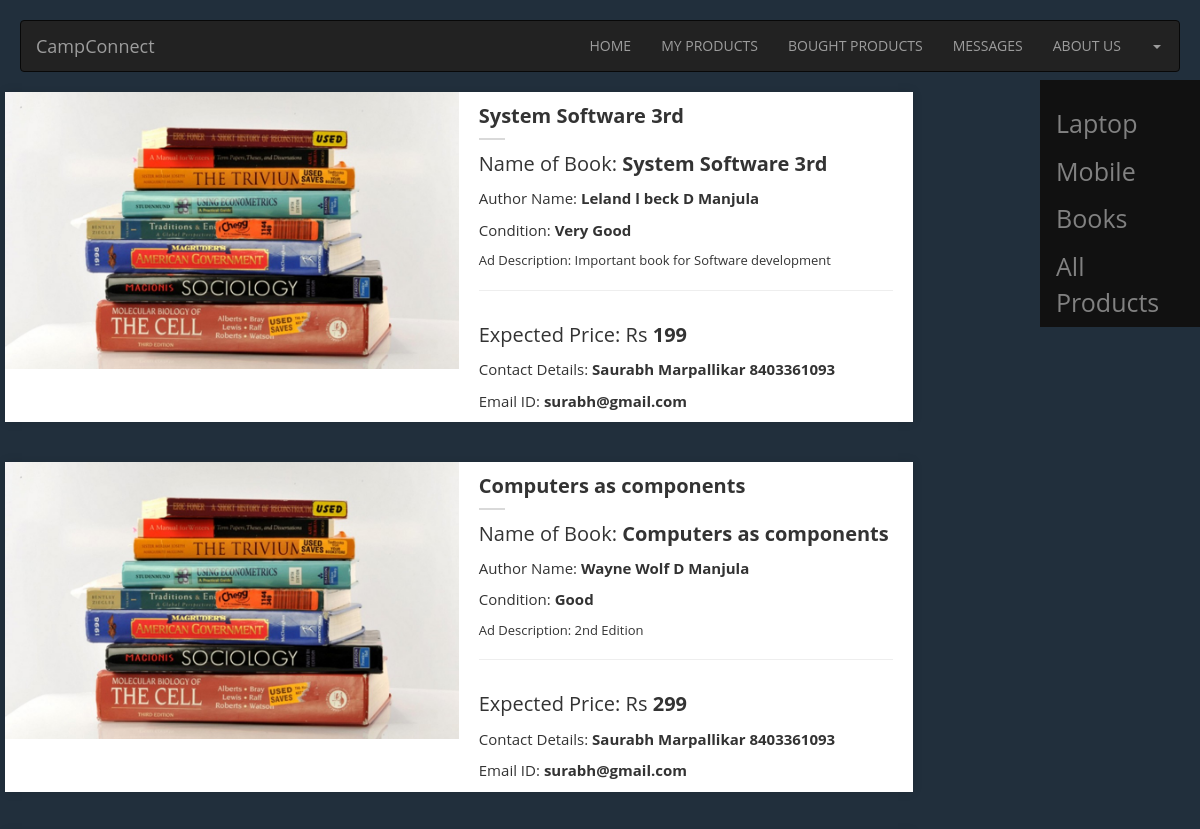
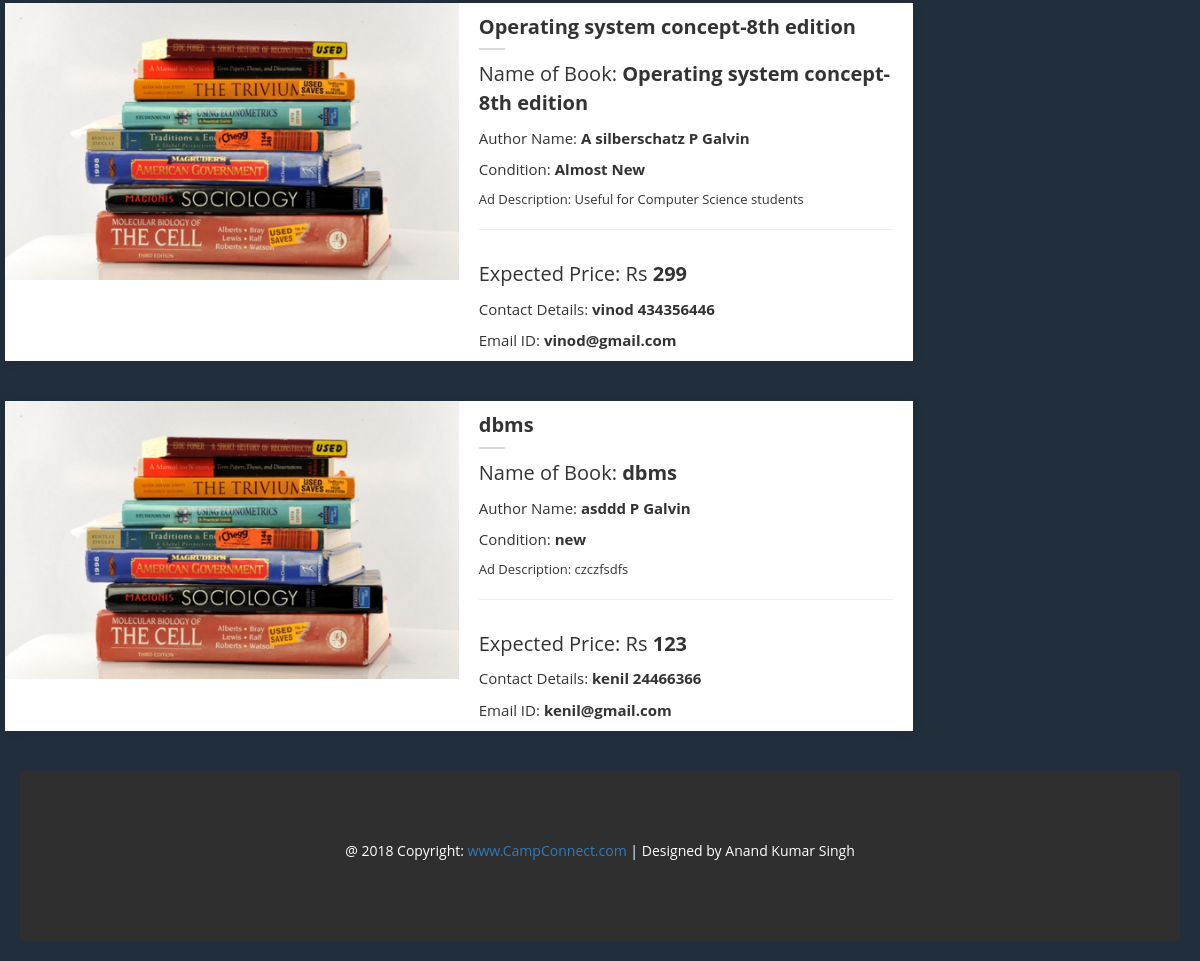
The app's page /book_purchase.php with its own data (2 pictures, top to bottom).
### tables this page shows
CREATE TABLE `advertisement` (
  `advt_id` int(100) NOT NULL,
  `item_name` varchar(255) DEFAULT NULL,
  `item_type` varchar(255) DEFAULT NULL,
  `date_of_init` varchar(255) DEFAULT NULL,
  `date_of_exp` varchar(255) DEFAULT NULL,
  `owner_id` varchar(255) DEFAULT NULL,
  `buyer_id` varchar(255) DEFAULT NULL
);

CREATE TABLE `book` (
  `product_id` int(100) NOT NULL,
  `name_of_book` varchar(255) DEFAULT NULL,
  `condition_book` varchar(255) DEFAULT NULL,
  `ad_description` varchar(255) DEFAULT NULL,
  `expected_price` varchar(255) DEFAULT NULL,
  `image_path` varchar(255) DEFAULT NULL
);

CREATE TABLE `author` (
  `product_id` int(100) DEFAULT NULL,
  `author_name` varchar(255) DEFAULT NULL
);

CREATE TABLE `users` (
  `Nitc_email_id` varchar(255) NOT NULL,
  `User_name` varchar(255) DEFAULT NULL,
  `Mobile_no` varchar(255) DEFAULT NULL,
  `User_type` varchar(255) DEFAULT NULL,
  `User_password` varchar(255) DEFAULT NULL
);

### book_purchase.php (the view, shortened to what this page needs)
<?php
   require('inc/config.php');
?>
<!DOCTYPE html>
<html>
<head>
	<link rel="stylesheet" href="https://maxcdn.bootstrapcdn.com/bootstrap/3.3.7/css/bootstrap.min.css">
  <link rel="stylesheet" type="text/css" href="css/footer.css">
	<link rel="stylesheet" type="text/css" href="css/advertise.css">
	<link rel="stylesheet" type="text/css" href="css/purchase.css">
</head>
<body style="background-color: #212F3C;">
	<nav class="navbar navbar-inverse">
  <div class="container">
    <div class="navbar-header">
      <a class="navbar-brand" href="home.php">CampConnect</a>
    </div>
    <div class="collapse navbar-collapse" id="myNavbar">
      <ul class="nav navbar-nav navbar-right">
        <li><a href="home.php">HOME</a></li>
        <li><a href="my_products.php">MY PRODUCTS</a></li>
        <li><a href="bought_products.php">BOUGHT PRODUCTS</a></li>
        <li><a href="message.php">MESSAGES</a></li>
        <li><a href="about_us.php">ABOUT US</a></li>
        <li class="dropdown"><a href="book_purchase.php" class="dropdown-toggle" data-toggle="dropdown"><?php echo $_SESSION['email']; ?><span class="caret"></span></a>
        </li>
      </ul>
    </div>
  </div>
</nav>
<div class="sidenav">
  <a href="laptop_purchase.php">Laptop</a>
  <a href="mobile_purchase.php">Mobile</a>
  <a href="book_purchase.php">Books</a>
  <a href="purchase.php">All Products</a>
</div>
<?php
$query1 =  "SELECT * FROM advertisement ";
$result = mysqli_query($db,$query1);
while ($row = mysqli_fetch_assoc($result)) {
    $id = $row["advt_id"];
    $email_id = $row["owner_id"];
    if($row["item_type"]==="Book"){
        $query2 = "SELECT * FROM Book WHERE product_id = '$id'";
    	$result2 = mysqli_query($db,$query2);
    	$row2 = mysqli_fetch_assoc($result2);
    	$query3 = "SELECT * FROM Users WHERE Nitc_email_id = '$email_id'";
    	$result3 = mysqli_query($db,$query3);
    	$row3 = mysqli_fetch_assoc($result3);
        $i=0;
        $query4 = "SELECT * FROM Author WHERE product_id = '$id'";
        $result4 = mysqli_query($db,$query4);
        while($row4 = mysqli_fetch_assoc($result4)){
             if($i==0){
                  $author1 = $row4["author_name"];
                  $i++;
             }
             else if($i==1){
             	  $author2 = $row4["author_name"];
             	  $i++;
             }
             else if($i==2){
             	  $i++;
             }
        }
    	?>
    <div class="container">
            <div class="row row-margin-bottom">
            <div class="col-md-9 no-padding lib-item" data-category="view">
                <div class="lib-panel">
                    <div class="row box-shadow">
                        <div class="col-md-6">
                            <img class="lib-img-show" src="images/book.jpg">
                        </div>
                        <div class="col-md-6">
                            <div class="lib-row lib-header">
                                <b><?php echo $row["item_name"]; ?></b>
                                <div class="lib-header-seperator"></div>
                            </div>
                            <div class="lib-row lib-header">
                            	<p>Name of Book: <b><?php echo $row2["name_of_book"]; ?></b></p>
                            </div>
                            <div class="lib-row lib-data">
                            	<p>Author Name: <b><?php echo $author1." ".$author2; ?></b></p>
                            </div>
                            <div class="lib-row lib-data">
                            	<p>Condition: <b><?php echo $row2["condition_book"]; ?></b></p>
                            </div>
                            <div class="lib-row lib-desc">
                                <p> Ad Description: <?php echo $row2["ad_description"]; ?> </p>
                                <hr>
                            </div>
                            <div class="lib-row lib-price">
                            	<p>Expected Price: Rs <b><?php echo $row2["expected_price"]; ?></b></p>
                            </div>
                            <div class="lib-row lib-data">
                            	<p>Contact Details: <b><?php echo $row3["User_name"]." ".$row3["Mobile_no"]; ?></b></p>
                            </div>
                            <div class="lib-row lib-data">
                            	<p>Email ID: <b><?php echo $row["owner_id"];?></b></p>
                            </div>
                        </div>
                    </div>
                </div>
            </div>
            <div class="col-md-1"></div>
        </div>
</div>
 <?php
    }
}
  ?>
<footer class="container-fluid bg-4 text-center">
  <p>@ 2018 Copyright: <a href="home.php">www.CampConnect.com </a>| Designed by Anand Kumar Singh</p>
</footer>

### footer.css (style rules this page uses)
.bg-4 { background-color: #2f2f2f; color: #fff; }
.container-fluid { padding-top: 70px; padding-bottom: 70px; }

### purchase.css (style rules this page uses)
.sidenav { height: auto; width: 160px; position: fixed; z-index: 1; top: 0; right: 0; background-color: #111; overflow-x: hidden; padding-top: 20px; margin-top: 80px; }
.sidenav a { padding: 6px 8px 6px 16px; text-decoration: none; font-size: 25px; color: #818181; display: block; }
body { padding: 20px; font-family: 'Open Sans', sans-serif; background-color: #f7f7f7; }
.lib-panel { margin-bottom: 20px; }
.lib-panel img { width: 100%; background-color: transparent; }
.lib-panel .row, .lib-panel .col-md-6 { padding: 0; background-color: #FFFFFF; }
.lib-panel .lib-row { padding: 0 20px 0 20px; }
.lib-panel .lib-row.lib-header { background-color: #FFFFFF; font-size: 20px; padding: 10px 20px 0 20px; }
.lib-panel .lib-row.lib-price { background-color: #FFFFFF; font-size: 20px; padding: 10px 20px 0 20px; }
.lib-panel .lib-row.lib-data { background-color: #FFFFFF; font-size: 15px; padding: 0px 20px 0 20px; }
.lib-panel .lib-row.lib-header .lib-header-seperator { height: 2px; width: 26px; background-color: #d9d9d9; margin: 7px 0 0px 0; }
.lib-panel .lib-row.lib-desc { position: relative; height: 100%; display: block; font-size: 13px; }
.row-margin-bottom { margin-bottom: 20px; }
.box-shadow { -webkit-box-shadow: 0 0 10px 0 rgba(0,0,0,.10); box-shadow: 0 0 10px 0 rgba(0,0,0,.10); }
.no-padding { padding: 0; }

### records on screen
advertisement: item_name "System Software 3rd", book.name_of_book "System Software 3rd", author.author_name "Leland l beck", author.author_name "D Manjula", book.condition_book "Very Good", book.ad_description "Important book for Software development", book.expected_price "199", owner.User_name "Saurabh Marpallikar", owner.Mobile_no "8403361093", owner "surabh@gmail.com"
advertisement: item_name "Computers as components", book.name_of_book "Computers as components", author.author_name "Wayne Wolf", book.condition_book "Good", book.ad_description "2nd Edition", book.expected_price "299", owner.User_name "Saurabh Marpallikar", owner.Mobile_no "8403361093", owner "surabh@gmail.com"
author: author_name "D Manjula"
advertisement: item_name "Operating system concept-8th edition", book.name_of_book "Operating system concept-8th edition", author.author_name "A silberschatz", author.author_name "P Galvin", book.condition_book "Almost New", book.ad_description "Useful for Computer Science students", book.expected_price "299", owner.User_name "vinod", owner.Mobile_no "434356446", owner "vinod@gmail.com"
advertisement: item_name "dbms", book.name_of_book "dbms", author.author_name "asddd", book.condition_book "new", book.ad_description "czczfsdfs", book.expected_price "123", owner.User_name "kenil", owner.Mobile_no "24466366", owner "kenil@gmail.com"
author: author_name "P Galvin"
